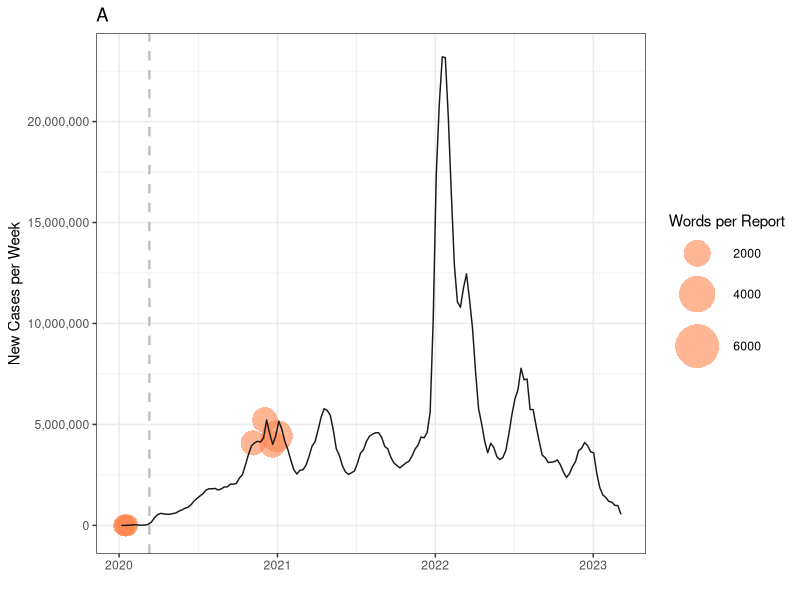
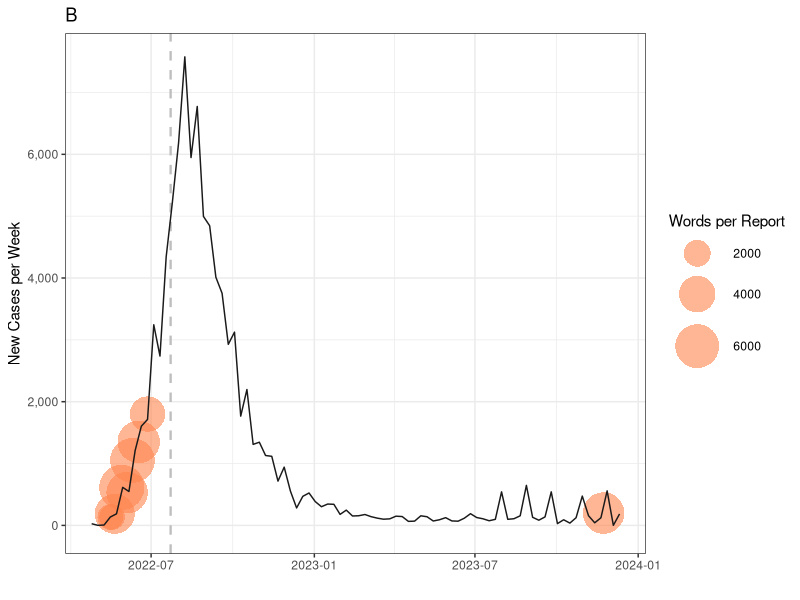
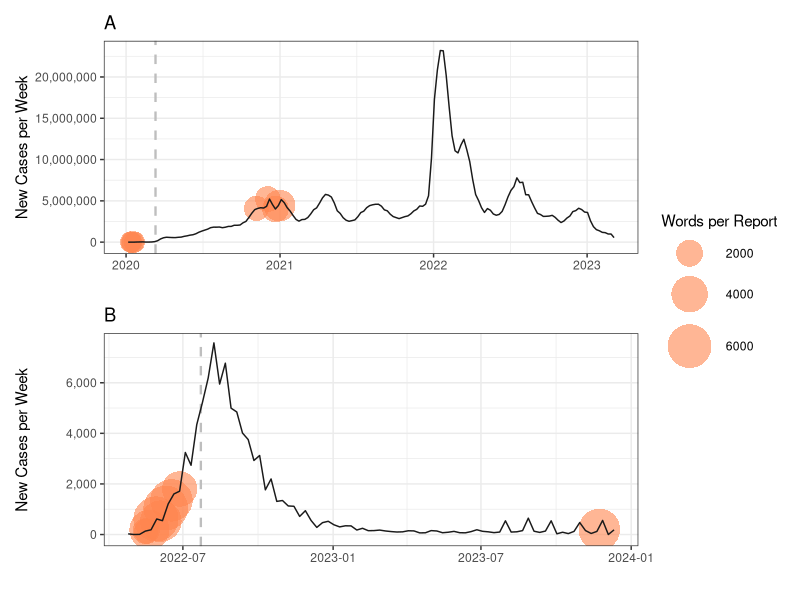

These charts were generated, in order, by the following R code:
library(readr)
library(ggplot2)
library(dplyr)
library(tidyverse)
library(lubridate)
library(patchwork)

##Load data
co.raw <- read.csv("mergeddonscovid.csv")
dompox.raw <- read.csv("dompox_curve.csv")

##Mutate to pull out the cases by week
co.raw$Date <- mdy(co.raw$Date)
co.raw %>% 
  mutate(date = as.Date(Date)) %>% 
  group_by(week = isoweek(Date), year = isoyear(Date)) %>% 
  summarise(weekCases = sum(New)) -> codon

dompox.raw$date <- mdy(dompox.raw$date)
dompox.raw %>%
  mutate(date = as.Date(date)) %>%
  group_by(week =isoweek(date), year = isoyear(date)) %>%
  summarise(weekCases = sum(NewCases)) -> dompox

#Week calendar for duration of Mpox data
data.frame(date=seq(as.Date("2022/1/1"), as.Date("2023/12/31"), by="day")) %>% 
  mutate(week=isoweek(date),year=isoyear(date)) %>%
  group_by(year,week) %>% 
  summarise(weekdate=min(date)) -> week_calendar

#Week calendar for duration of Covid data
data.frame(date=seq(as.Date("2020/1/1"), as.Date("2023/12/31"), by="day")) %>%
  mutate(week=isoweek(date),year=isoyear(date)) %>%
  group_by(year,week) %>%
  summarise(weekdate=min(date)) -> week_calendar2

#Join week calendars with respective dataframes
codon %>%
  left_join(week_calendar2) -> codon
dompox %>%
  left_join(week_calendar) -> dompox

#Pull out the dates without applicable dons
noco <- co.raw[which(co.raw$DON!="NO"),] %>%
  mutate(Date = as.Date(Date))
nopox <- dompox.raw[which(dompox.raw$DON!="NO"),] %>%
  mutate(date. = as.Date(date))

#Pull out dates without SitReps for Covid
sit_rep_df <- co.raw[which(co.raw$SitRep!="NO"),] %>%
  mutate(Date = as.Date(Date))

##Covid figure
noco2 <- noco %>% filter(DON == "COVID")
noco2$weekcases <- c(0, 0, 2120, 2120, 4083599, 5219504, 4012227, 4424486)
noco2$wordcount <- c(1157, 1133, 1301, 1118, 1710, 1788, 1945, 2917)
A <- ggplot(codon, aes(x = weekdate, y = weekCases)) +
  theme_bw() + 
  geom_point(data = noco2,
             aes(x = as.Date(Date),
                 y = weekcases, 
                 size = wordcount, 
                 color = "DON Report Word Count"),
             color = '#ff854fff', 
             alpha = 0.6,
             shape = 16) +
  labs(size = "Words per Report") +
  scale_size_continuous(range = c(1, 15), limits = c(1,6500)) +
  geom_vline(xintercept = as.numeric(as.Date("2020-03-11")), 
             color = "grey", 
             linetype = "dashed", 
             size = 0.8) +
  geom_line(color = "gray10") +
  labs(title = "A",
       x = "",
       y = "New Cases per Week") +
  theme(panel.background = element_blank(),
        legend.key = element_blank(),
        legend.position = "right") +
  labs(fill = "Reporting frequency") +
  scale_y_continuous(limits = c(-0.01*max(codon$weekCases), 1*max(codon$weekCases)),
                     #breaks = seq(from = 0, to = 25000000, by = 5000000),
                     labels = scales::comma_format()); A

nopox2 <- nopox %>% filter(DON == "MPOX")
nopox2$weekcases <- c(135, 135, 187, 615, 530, 1050, 1350, 1800, 200) #Number of cases per week corresponding to the date of the MPOX dons publication
nopox2$wordcount <- c(1783, 1758, 4909, 6403, 5301, 6266, 5565, 3726, 5333) #MPOX dons word count per report
#Mpox Figure
B <- ggplot(dompox, aes(x = weekdate, y = weekCases)) +
  theme_bw() + 
  geom_point(data = nopox2,
                      aes(x = as.Date(date),
                            y = weekcases,
                            size = wordcount, 
                          color = "DON Report Word Count"),  
             alpha = 0.6,
             color = '#ff854fff', 
             shape = 16) +
  scale_size_continuous(range = c(1, 15), limits = c(1,6500)) +
  labs(size = "Words per Report") +
  geom_vline(xintercept = as.numeric(as.Date("2022-07-23")), 
             color = "grey", 
             linetype = "dashed", 
             size = 0.8) +
  geom_line(color = "gray10") +
  labs(title = "B",
       x = "",
       y = "New Cases per Week") +
  theme(panel.background = element_blank()) + 
  scale_y_continuous(limits = c(-0.01*max(dompox$weekCases), 1*max(dompox$weekCases)),
                     #breaks = seq(from = -2000, to = 8000 , by = 1000),
                     labels = scales::comma_format()); B

#Join em together
(A + theme(legend.position = "none")) / B + plot_layout(guides = "collect") #& 
  #scale_size_continuous(limits = range(c(noco2$wordcount, nopox2$wordcount)))
 
